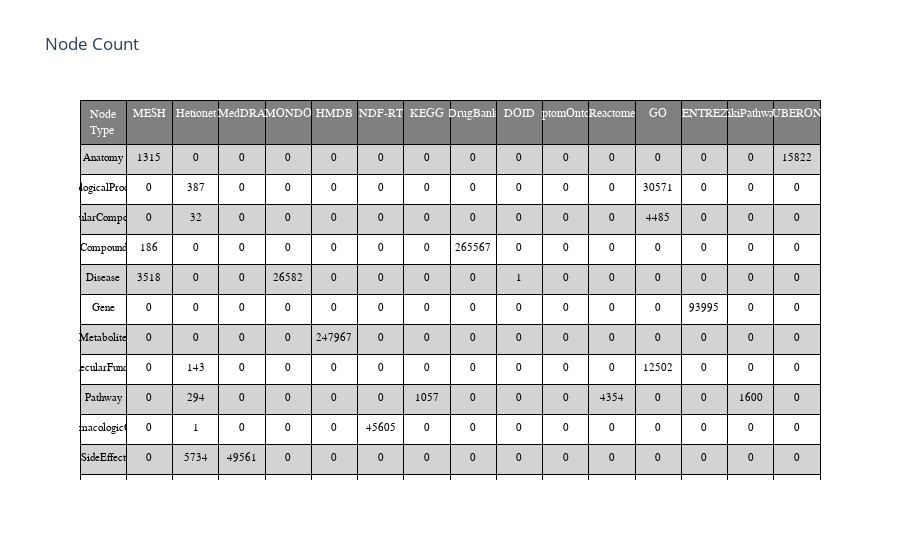

Here is the notebook cell this chart was saved with:
### Markdown cell above
### Table 1: Number of nodes

### Code cell
header_color = "grey"
row_even_color = "lightgrey"
row_odd_color = "white"

node_stat_dicts = node_stat.to_dict("records")
data = make_wide_format(node_stat_dicts, "entity_type", "resource", "entity_count")
columns = list(set([item["resource"] for item in node_stat_dicts]))
cell_values = transposed_array(
    [
        [item["entity_type"]] + [item.get(snake_case(column), 0) for column in columns]
        for item in data
    ]
)

row_num = len(cell_values[0])
colors = [row_even_color if i % 2 == 0 else row_odd_color for i in range(row_num)]

table = go.Figure(
    data=[
        go.Table(
            header=dict(
                values=["Node Type"] + columns,
                align="center",
                line=dict(width=1, color="black"),
                fill=dict(color=header_color),
                font=dict(family="Arial", size=12, color="white"),
            ),
            cells=dict(
                values=cell_values,
                align="center",
                line=dict(color="black", width=1),
                fill=dict(color=[colors]),
                font=dict(family="Arial", size=11, color="black"),
                height=30,
            ),
        )
    ]
)

table.update_layout(title="Node Count")
table.show()

### Figure 1 — Plotly figure (JSON) as saved in the notebook; plotly's stock layout.template omitted (floating-point values rounded to 4 significant figures; data arrays with more than 128 entries replaced by an {"elided": "..."} marker saying what was removed)
{"data": [{"cells": {"align": "center", "fill": {"color": [["lightgrey", "white", "lightgrey", "white", "lightgrey", "white", "lightgrey", "white", "lightgrey", "white", "lightgrey", "white"]]}, "font": {"color": "black", "family": "Arial", "size": 11}, "height": 30, "line": {"color": "black", "width": 1}, "values": {"elided": "16x12 mixed values"}}, "header": {"align": "center", "fill": {"color": "grey"}, "font": {"color": "white", "family": "Arial", "size": 12}, "line": {"color": "black", "width": 1}, "values": ["Node Type", "MESH", "Hetionet", "MedDRA", "MONDO", "HMDB", "NDF-RT", "KEGG", "DrugBank", "DOID", "SymptomOntology", "Reactome", "GO", "ENTREZ", "WikiPathways", "UBERON"]}, "type": "table"}], "layout": {"title": {"text": "Node Count"}}}
